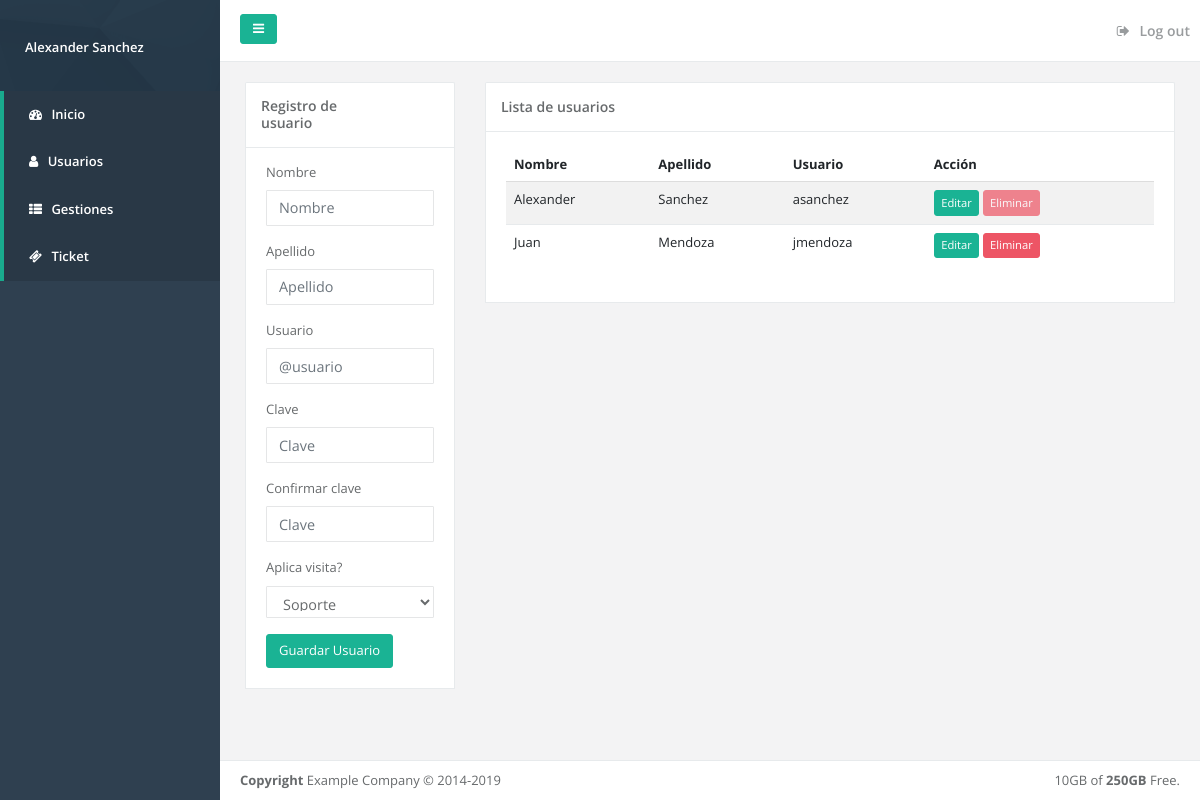
Before: /index.php?pag=usuarios (signed in) with the older database file.
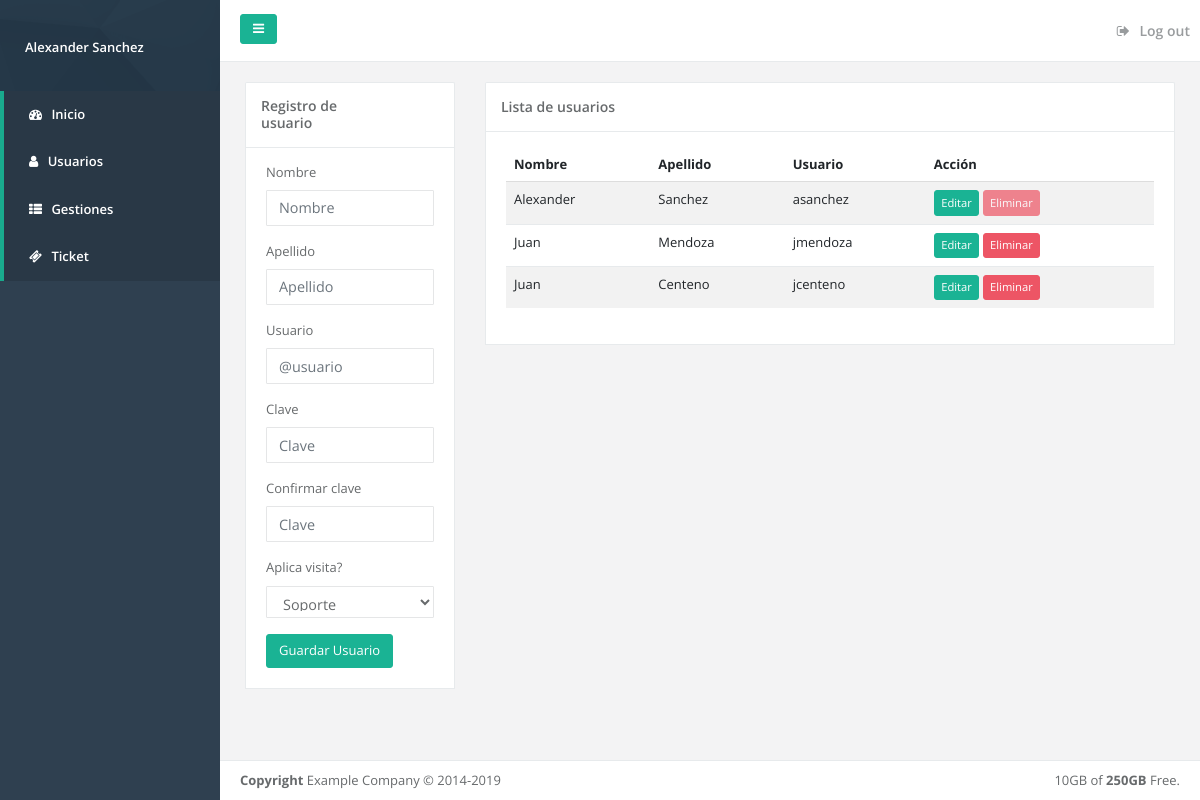
After: the same page with the newer database file.
### tables this page shows
CREATE TABLE IF NOT EXISTS `usuarios` (
  `usuario_id` int(11) NOT NULL AUTO_INCREMENT,
  `usuario` varchar(255) NOT NULL,
  `clave` varchar(255) NOT NULL,
  `nombre` varchar(255) NOT NULL,
  `apellido` varchar(255) NOT NULL,
  `permiso` int(11) NOT NULL,
  PRIMARY KEY (`usuario_id`)
);

### cfg/config.php (called while the page is built, shortened)
<?php
$conexion = @mysqli_connect('localhost', 'root', 'root', 'yota');
if (!$conexion) {
  $dbConexion= false;
}else{
  $dbConexion= true;
}
?>

### modules/usuarios.php (the view, shortened to what this page needs)
<div class="wrapper wrapper-content animated fadeInRight">
    <div class="row">
        <div class="col-lg-3">
            <div class="ibox ">
                <div class="ibox-title">
                    <h5>Registro de usuario</h5>
                </div>
                <div class="ibox-content">
                    <div class="row">
                        <div class="col-lg-12">
                            <form role="form" method="POST" action="modules/regUsuarios.php">
                                <div class="form-group"><label>Nombre</label> <input  autocomplete="off" name="nombre" type="text" placeholder="Nombre" class="form-control"></div>
                                <div class="form-group"><label>Apellido</label> <input  autocomplete="off" name="apellido" type="text" placeholder="Apellido" class="form-control"></div>
                                <div class="form-group"><label>Usuario</label> <input  autocomplete="off" name="usuario" type="text" placeholder="@usuario" class="form-control"></div>
                                <div class="form-group"><label>Clave</label> <input  autocomplete="off" name="clave" type="password" placeholder="Clave" class="form-control"></div>
                                <div class="form-group"><label>Confirmar clave</label> <input  autocomplete="off" name="clave_v" type="password" placeholder="Clave" class="form-control"></div>
                                <div class="form-group"><label>Aplica visita?</label>
                                    <select class="form-control m-b" name="permiso">
                                        <option value="1">Soporte</option>
                                    </select>
                                </div>
                                <input class="btn btn-primary" type="submit" value="Guardar Usuario" name="guardar">
                            </form>
                        </div>
                    </div>
                </div>
            </div>
        </div>
        <div class="col-lg-9">
        <div class="ibox ">
                <div class="ibox-title">
                    <h5>Lista de usuarios </h5>
                </div>
                <div class="ibox-content">
                    <div class="row">
                        <div class="col-lg-12">
                        <table class="table table-striped">
                            <thead>
                            <tr>
                                <th>Nombre</th>
                                <th>Apellido</th>
                                <th>Usuario</th>
                                <th>Acción</th>
                            </tr>
                            </thead>
                            <tbody>
                            <?php
                              $con= "SELECT * From usuarios";
                              $res = mysqli_query($conexion, $con);
                              while($row = mysqli_fetch_array($res)){
                                ?>
                                <tr>
                                    <td><?php echo $row['nombre']; ?></td>
                                    <td><?php echo $row['apellido']; ?></td>
                                    <td><?php echo $row['usuario']; ?></td>
                                    <td>
                                        <button type="button" class="btn btn-primary btn-xs"  data-toggle="modal" data-target="#editar<?php echo $row['usuario_id']; ?>">Editar</button>
                                        <?php
                                            if($_SESSION['USUARIO_ID'] == $row['usuario_id']){
                                                ?>
                                                    <button disabled type="button" class="btn btn-danger btn-xs" data-toggle="modal" data-target="#eliminar<?php echo $row['usuario_id']; ?>">Eliminar</button>
                                                <?php
                                            }else{
                                                ?>
                                                    <button type="button" class="btn btn-danger btn-xs" data-toggle="modal" data-target="#eliminar<?php echo $row['usuario_id']; ?>">Eliminar</button>
                                                <?php
                                            }
                                        ?>
                                    </td>
                                </tr>
                                  <?php
                              }
                            ?>
                            </tbody>
                        </table>
                        </div>
                    </div>
                </div>
            </div>
        </div>
    </div>
</div>

### structure/header.php (shortened to what this page needs)
<!DOCTYPE html>
<html>
<head>
    <link href="css/bootstrap.min.css" rel="stylesheet">
    <link href="font-awesome/css/font-awesome.css" rel="stylesheet">
    <link href="css/animate.css" rel="stylesheet">
    <link href="css/style.css" rel="stylesheet">
</head>
<body>
<div id="wrapper">

### index.php (shortened to what this page needs)
<?php
require_once 'cfg/config.php';
require_once 'structure/header.php';
if($dbConexion === true){
    if(isset($_SESSION["USUARIO_ID"])){
        require_once 'structure/menu_left.php';
        require_once 'structure/menu_top.php';
        if(isset($_GET['pag'])){
            switch ($_GET['pag']) {
                case 'usuarios':
                    include_once 'modules/usuarios.php';
                    break;
            }
        }else{
            require_once 'modules/home.php';
        }
    }else{
       header("Location:login.php");
    }
}else{
    require_once 'modules/db_error.php';
}
require_once 'structure/footer.php';
?>

### structure/menu_left.php (shortened to what this page needs)
<nav class="navbar-default navbar-static-side" role="navigation">
    <div class="sidebar-collapse">
        <ul class="nav metismenu" id="side-menu">
            <li class="nav-header">
                <div class="dropdown profile-element">
                        <span class="block m-t-xs font-bold" style="color:#ffffff;"><?php echo  $_SESSION["NOMBRE"].' '. $_SESSION["APELLIDO"] ?></span>
                </div>
            </li>
            <li class="active">
                <a href="index.php"><i class="fa fa-dashboard"></i> <span class="nav-label">Inicio</span></a>
            </li>
            <li class="active">
                <a href="index.php?pag=usuarios"><i class="fa fa-user"></i> <span class="nav-label">Usuarios</span></a>
            </li>
            <li class="active">
                <a href="index.php?pag=gestiones"><i class="fa fa-th-list"></i> <span class="nav-label">Gestiones</span></a>
            </li>
            <li class="active">
                <a href="index.php?pag=listaticket"><i class="fa fa-ticket"></i> <span class="nav-label">Ticket</span></a>
            </li>
        </ul>
    </div>
</nav>

### structure/menu_top.php
<div id="page-wrapper" class="gray-bg">
    <div class="row border-bottom">
        <nav class="navbar navbar-static-top white-bg" role="navigation" style="margin-bottom: 0">
            <div class="navbar-header">
                <a class="navbar-minimalize minimalize-styl-2 btn btn-primary " href="#"><i class="fa fa-bars"></i> </a>
            </div>
            <ul class="nav navbar-top-links navbar-right">
                <li>
                    <a href="cfg/logout.php">
                        <i class="fa fa-sign-out"></i> Log out
                    </a>
                </li>
            </ul>
        </nav>
    </div>

### structure/footer.php (shortened to what this page needs)
        <div class="footer">
            <div class="pull-right">
                10GB of <strong>250GB</strong> Free.
            </div>
            <div>
                <strong>Copyright</strong> Example Company &copy; 2014-2019
            </div>
        </div>
    </div>
</div>
</body>
</html>

Changed rows visible on the page:
added usuarios: nombre "Juan", apellido "Centeno", usuario "jcenteno"
